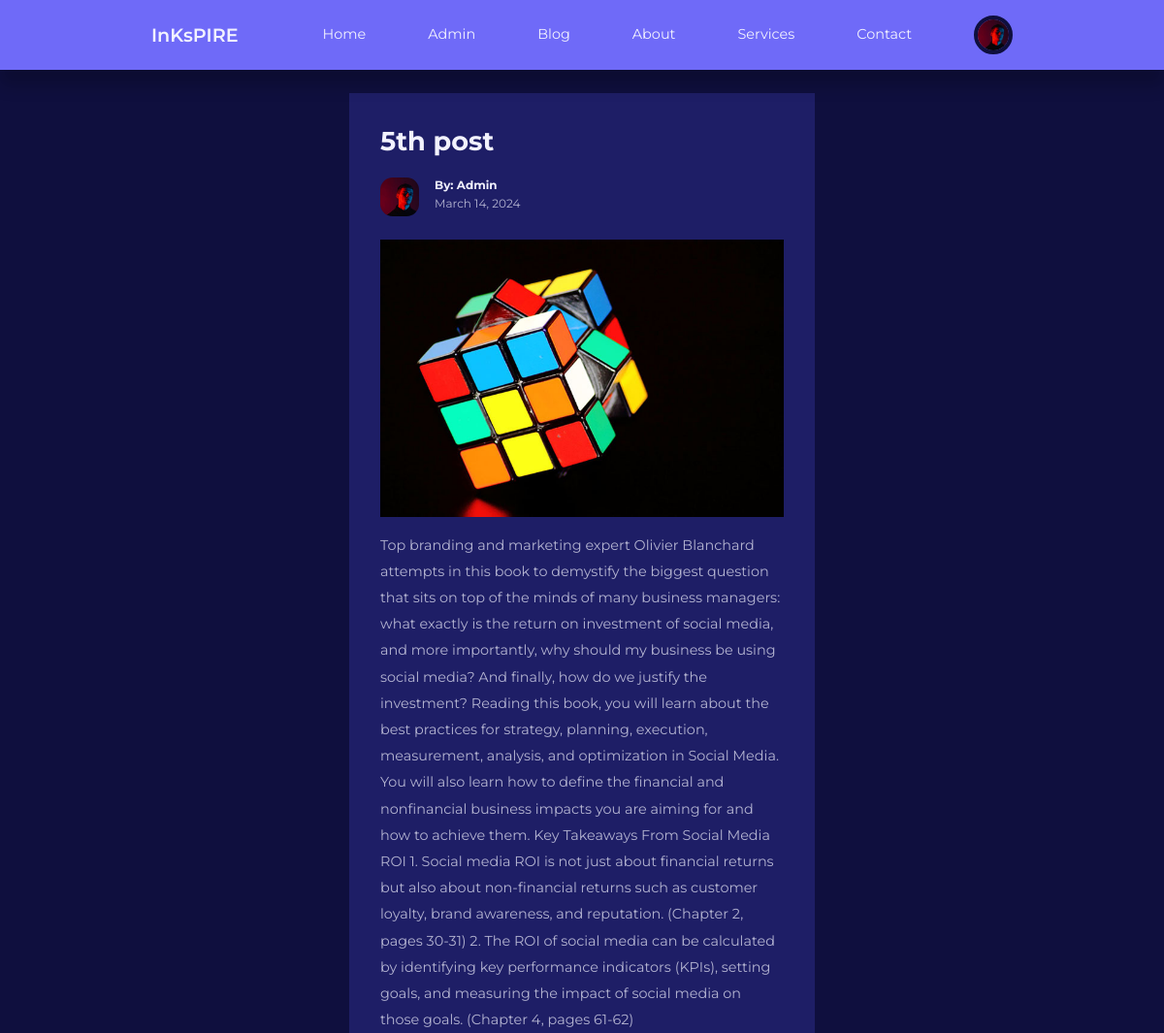
/product/17 (upper part), run on an earlier commit of the app's database.
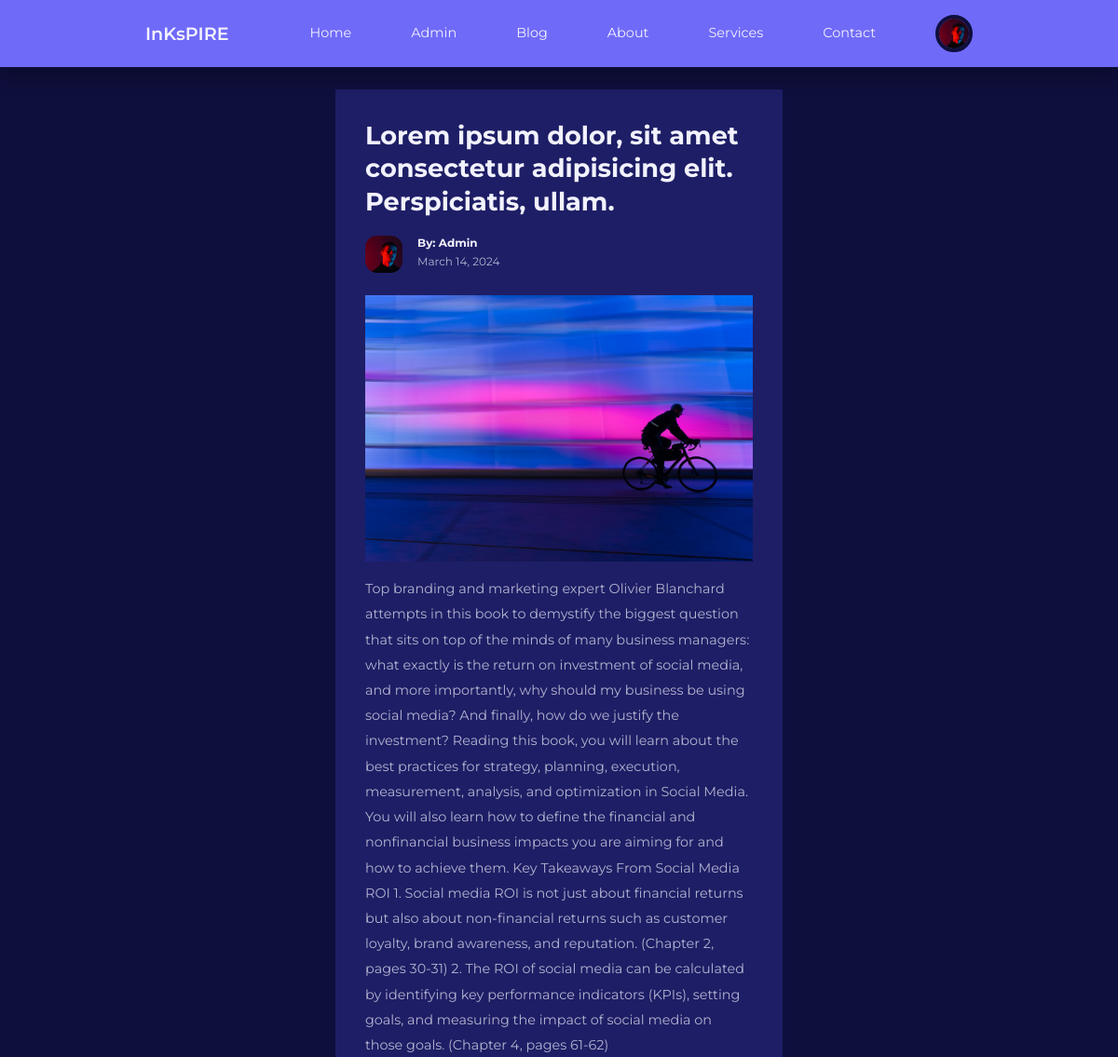
And on a later commit of the database.
### store/models.py (models this page shows, shortened)
class PostModel(models.Model):
    title = models.CharField(max_length=100)
    category = models.ForeignKey(Category, on_delete=models.CASCADE, null=True)
    description = models.TextField(default='', blank=True, null=True)
    image = models.ImageField(upload_to='post_images/')
    published_in = models.DateField(auto_now_add=True)
    author = models.ForeignKey(User, on_delete=models.CASCADE)
    class Meta:
        ordering = ('-published_in',)

### store/views.py (the view)
# urls.py: path('product/<int:pk>', views.product,name='product'),
def product(request,pk):
    prodviews = PostModel.objects.get(id=pk)
    return render(request,'store/productview.html',{'prodviews':prodviews})

### templates/store/productview.html (shortened to what this page needs)
{% extends "link.html" %}
{%load static %}
    {% block content %}
        {% include 'navbar.html' %}
    <main>
      <section class="singlepost">
        <div class="container singlepost__container">
          <h2>{{prodviews.title}}</h2>
          <div class="post__author">
            <div class="post__author-avatar">
              <img src="{%static 'images/Admin.jpg'%}" alt="" />
            </div>
            <div class="post__author-info">
              <h5>By: {{prodviews.author}}</h5>
              <small>{{prodviews.published_in}}</small>
            </div>
          </div>
          <div class="singlepost__thumbnail">
            <img src="{{prodviews.image.url}}" alt="" />
          </div>
          <p>{{prodviews.description}}
          </p>
        </div>
      </section>
        {% endblock content %}

What changed in the data, as far as the page shows it:
changed PostModel "Admin": title "5th post" → "Lorem ipsum dolor, sit amet consectetur adipisicing elit. Perspiciatis, ullam."; image: a different picture
